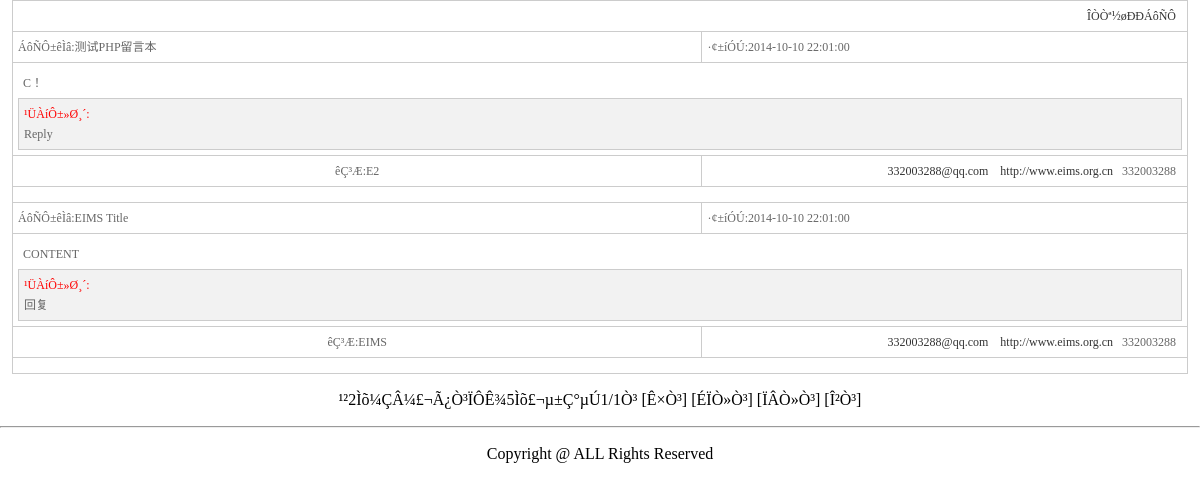
The page / on the database its author committed.
### tables this page shows
CREATE TABLE `leavewords` (
  `id` int(10) NOT NULL auto_increment,
  `username` varchar(50) default NULL,
  `qq` int(10) default NULL,
  `email` varchar(50) default NULL,
  `homepage` varchar(50) default NULL,
  `face` varchar(50) default NULL,
  `leave_title` varchar(50) default NULL,
  `leave_contents` text,
  `leave_time` datetime default NULL,
  `ip` varchar(20) NOT NULL default '',
  `is_audit` int(11) default '0',
  PRIMARY KEY  (`id`)
);

CREATE TABLE `reply` (
  `id` int(10) NOT NULL auto_increment,
  `leaveid` int(10) default NULL,
  `leaveuser` varchar(10) default NULL,
  `reply_contents` text,
  PRIMARY KEY  (`id`)
);

CREATE TABLE `system` (
  `name` varchar(225) default NULL COMMENT '网站名称',
  `title` varchar(225) default NULL COMMENT '标题',
  `keywords` varchar(225) default NULL COMMENT '关键字',
  `smalltext` varchar(225) default NULL COMMENT 'smalltext',
  `url` varchar(80) default NULL COMMENT '网站地址',
  `page` int(11) default '5',
  `is_audit` int(11) default '0',
  `is_html` int(11) default '0',
  `copyright` text COMMENT '版权信息'
);

### include/config.php (called while the page is built)
<?php
$mydbhost="localhost";
$mydbuser="root";
$mydbpw  ="root";
$mydbname="book2";
$conn    ="";
$mydbcharset="gb2312";
?>

### include/global.php (called while the page is built, shortened)
<?php
	require_once(XXCMS_ROOT."include/config.php");
	require_once("Mysql.Class.php");
	require_once("Page.Class.php");
	$db=new mysql($mydbhost,$mydbuser,$mydbpw,$mydbname,$conn,$mydbcharset);
?>

### index.php (the view, shortened to what this page needs)
<?php
	require("include/global.php");
?>
<html xmlns="http://www.w3.org/1999/xhtml">
<head>
<link href="images/style.css" rel="stylesheet" type="text/css" />
</head>
<body>
<table width="98%" border="0" align="center" cellpadding="5" cellspacing="1" bordercolor="#000000" bgcolor="#CCCCCC">
<tr>
	<td colspan="3" align="right" bgcolor="#FFFFFF">
	<a href="fk1.php">ÎÒÒª½øÐÐÁôÑÔ</a>&nbsp;&nbsp;</td>
</tr>
 <?php
 if($db->ly_system("system",7)==1){
 $sql="select * from leavewords where is_audit=1 order by id desc";
 }else{
 $sql="select * from leavewords order by id desc";
 }
 $queryc=mysql_query($sql);
 $nums=mysql_num_rows($queryc);
 $each_disNums=$page=$db->ly_system("system",6);
 $sub_pages=2;
 $subPage_link="index.php?&page=";
 $subPage_type=1;
 $current_page=$_GET['page']!=""?$_GET['page']:1;
 $currentNums=($current_page-1)*$each_disNums;
 if($db->ly_system("system",7)==1){
 $sql="select * from leavewords where is_audit=1 order by id desc limit $currentNums,$each_disNums";
 }else{
 $sql="select * from leavewords order by id desc limit $currentNums,$each_disNums";
 }
 $query=mysql_query($sql);
 while($rows=mysql_fetch_array($query)){
 ?>
  <tr>
    <td width="304" align="left" bgcolor="#FFFFFF">ÁôÑÔ±êÌâ:<?php  if($db->ly_system("system",8)==1){echo strip_tags($rows["leave_title"]);}else{echo $rows["leave_title"];}?></td>
    <td width="211" align="left" bgcolor="#FFFFFF">·¢±íÓÚ:<?php echo $rows["leave_time"]?></td>
  </tr>
  <tr>
    <td colspan="2" align="left" valign="top" bgcolor="#FFFFFF">
	<table width="100%" border="0" cellspacing="0" cellpadding="5">
  <tr>
    <td><?php if($db->ly_system("system",8)==1){echo strip_tags($rows["leave_contents"]);}else{echo $rows["leave_contents"];}?></td>
  </tr>
</table>
    <?php
		$id=$rows["id"];
		$sql="select * from reply where leaveid=$id order by id desc";
		$rs_reply=mysql_query($sql);
		if(mysql_num_rows($rs_reply)==0)
		{
			echo "<span style='color:red'>ÔÝÎÞ»Ø¸´</span>";
		}
		else
		{
			while($rows_reply=mysql_fetch_assoc($rs_reply))
			{
				?>
				<table width="100%" border="0" cellpadding="5" cellspacing="1" bgcolor="#CCCCCC">
  <tr>
    <td bgcolor="#F2F2F2"><?php echo "<font color='red'>¹ÜÀíÔ±»Ø¸´:</font><br>".$rows_reply['reply_contents']."<br>";?></td>
  </tr>
</table>
				<?php
			}
		}
	?></td>
  </tr>
  <tr>
    <td align="center" bgcolor="#FFFFFF">êÇ³Æ:<?php echo $rows["username"]?></td>
    <td colspan="2" align="right" bgcolor="#FFFFFF">
	<a href="mailto:<?php echo $rows["email"]?>" title="<?php echo $rows["email"]?>"><?php echo $rows["email"]?></a>&nbsp;&nbsp;&nbsp;
	<a href="<?php echo $rows["homepage"]?>" title="<?php echo $rows["homepage"]?>"><?php echo $rows["homepage"]?></a>&nbsp;&nbsp;
	<?php echo $rows["qq"]?>&nbsp;&nbsp;</td>
  </tr>
  <tr>
  	<td colspan="3" bgcolor="#FFFFFF" height="15"></td>
  </tr>
	<?php
	}
  ?>
</table>
<p align="center"><?php $pg=new SubPages($each_disNums,$nums,$current_page,$sub_pages,$subPage_link,$subPage_type);?></p>
<hr><p align="center"><?php echo $db->ly_system("system",60)?></p>
</body>
</html>

### include/Page.Class.php (shortened to what this page needs)
<?php
class SubPages{
private $each_disNums;
private $nums;
private $current_page;
private $pageNums;
private $subPage_link;
function __construct($each_disNums,$nums,$current_page,$sub_pages,$subPage_link,$subPage_type){
$this->each_disNums=intval($each_disNums);
$this->nums=intval($nums);
if(!$current_page){
$this->current_page=1;
}else{
$this->current_page=intval($current_page);
}
$this->pageNums=ceil($nums/$each_disNums);
$this->subPage_link=$subPage_link;
}
function show_SubPages($subPage_type){
if($subPage_type == 1){
$this->subPageCss1();
}elseif ($subPage_type == 2){
$this->subPageCss2();
}
}
function subPageCss1(){
$subPageCss1Str="";
$subPageCss1Str.="¹²".$this->nums."Ìõ¼ÇÂ¼£¬";
$subPageCss1Str.="Ã¿Ò³ÏÔÊ¾".$this->each_disNums."Ìõ£¬";
$subPageCss1Str.="µ±Ç°µÚ".$this->current_page."/".$this->pageNums."Ò³ ";
if($this->current_page > 1){
$firstPageUrl=$this->subPage_link."1";
$prewPageUrl=$this->subPage_link.($this->current_page-1);
$subPageCss1Str.="[<a href='$firstPageUrl'>Ê×Ò³</a>] ";
$subPageCss1Str.="[<a href='$prewPageUrl'>ÉÏÒ»Ò³</a>] ";
}else {
$subPageCss1Str.="[Ê×Ò³] ";
$subPageCss1Str.="[ÉÏÒ»Ò³] ";
}
if($this->current_page < $this->pageNums){
$lastPageUrl=$this->subPage_link.$this->pageNums;
$nextPageUrl=$this->subPage_link.($this->current_page+1);
$subPageCss1Str.=" [<a href='$nextPageUrl'>ÏÂÒ»Ò³</a>] ";
$subPageCss1Str.="[<a href='$lastPageUrl'>Î²Ò³</a>] ";
}else {
$subPageCss1Str.="[ÏÂÒ»Ò³] ";
$subPageCss1Str.="[Î²Ò³] ";
}
echo $subPageCss1Str;
}
}
?>

### include/Mysql.Class.php (shortened to what this page needs)
<?php
class mysql {
    private $db_host;
    private $db_user;
    private $db_pwd;
    private $conn;
    private $result;
    private $show_error = true;
    public function __construct($db_host, $db_user, $db_pwd, $db_database, $conn, $coding) {
        $this->db_host = $db_host;
        $this->db_user = $db_user;
        $this->db_pwd = $db_pwd;
        $this->db_database = $db_database;
        $this->conn = $conn;
        $this->coding = $coding;
    }
    public function connect() {
        if ($this->conn == "pconn") {
            $this->conn = mysql_pconnect($this->db_host, $this->db_user, $this->db_pwd);
        } else {
            $this->conn = mysql_connect($this->db_host, $this->db_user, $this->db_pwd);
        }
    }
    public function query($sql) {
        $this->sql = $sql;
        $result = mysql_query($this->sql, $this->conn);
        if (!$result) {
            if ($this->show_error) {
                $this->show_error("´íÎóSQLÓï¾ä£º", $this->sql);
            }
        } else {
            $this->result = $result;
        }
        return $this->result;
    }
    public function ly_system($table,$sort){
            $sql = "SELECT * FROM $table";
			$rs = $this->query($sql);
			while($rows=mysql_fetch_assoc($rs))
			{
			switch($sort){
			case 2:
				echo $rows["title"];
				break;
			case 3:
				echo $rows["keywords"];
				break;
			case 4:
				echo $rows["smalltext"];
				break;
			case 6:
				return $rows["page"];
				break;
			case 7:
				return $rows["is_audit"];
				break;
			case 8:
				return $rows["is_html"];
				break;
			default :
				echo $rows["copyright"];
		}
			}
    }
}?>

### images/style.css (style rules this page uses)
body { margin-left: 0px;margin-top: 0px;margin-right: 0px;margin-bottom: 0px;background-color: #FFFFFF;line-height:20px; }
table { line-height:20px; }
a:link { color: #333333;text-decoration: none; }

### rows shown on the page
leavewords: leave_title "测试PHP留言本", leave_time "2014-10-10 22:01:00", leave_contents "C！", username "E2", email "332003288@qq.com", homepage "http://www.eims.org.cn", qq "332003288", is_audit "[Ê×Ò³] [ÉÏÒ»Ò³]", is_audit.page "[ÏÂÒ»Ò³] [Î²Ò³]"
reply: reply_contents "Reply"
leavewords: leave_title "EIMS Title", leave_time "2014-10-10 22:01:00", leave_contents "CONTENT", username "EIMS", email "332003288@qq.com", homepage "http://www.eims.org.cn", qq "332003288"
reply: reply_contents "回复"
system: copyright "Copyright @ ALL Rights Reserved"

### other values the page prints
$subPageCss1Str "¹²2Ìõ¼ÇÂ¼£¬Ã¿Ò³ÏÔÊ¾5Ìõ£¬µ±Ç°µÚ1/1Ò³"
